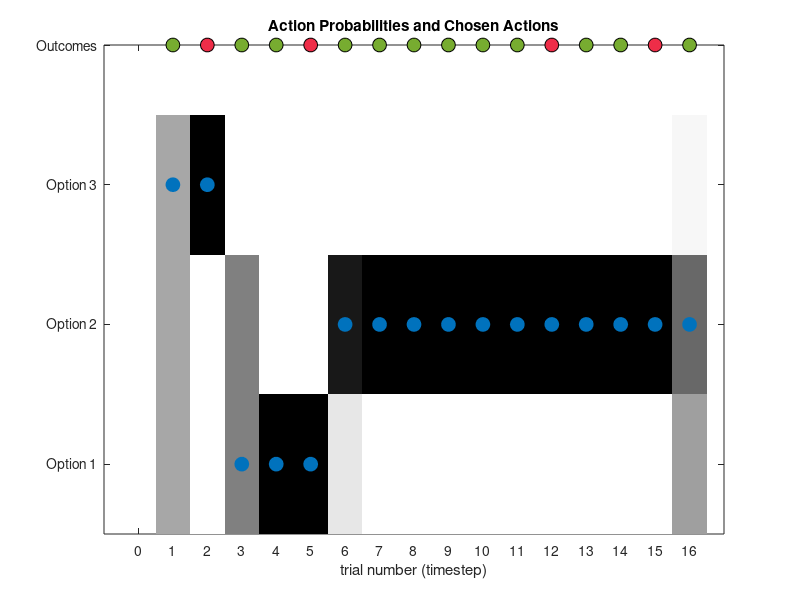

The MATLAB source for this figure:
% RL 8: Kalman filter model 
% 
% Simulation & plotting script for the three-armed bandit (TAB) task

% Reference: https://pubmed.ncbi.nlm.nih.gov/32609755/
% Adapted from https://github.com/payampiray/VKF/blob/master/vkf_bin.m
%% Set up
% Example block probabilities for a single block.
BlockProbs = [0.4937 0.8078 0.6343; % win probability
              0.5063 0.1922 0.3657];% loss probability

% KF model parameters
% 1) initial volatility (range > 0)
params.v0 = 5;
% 2) expected noise (range > 0)
params.omega = 1;
% 3) information bonus (any real value)
params.gamma = 1;
% 4) inverse temperature (range > 0)
params.beta = 6;

%% Run simulation

% For a decision task with N choices.
N_CHOICES = 3;
% Total number of trials (T) per block.
T = 16;

% Set up vectors with dimensions for both time and number of choices to keep track of
% components of choice value over time:
expected_value_w_info = zeros(N_CHOICES, T);    % overall expected value
expected_info_value = zeros(N_CHOICES, T);      % value of expected information gain
mean = zeros(N_CHOICES, T);                     % Mean of the reward probability of each option
variance = params.omega*ones(N_CHOICES, T);     % Variance of the reward probability of each option
sigmoid_mean = zeros(N_CHOICES, T);             % Sigmoid transformed mean
kalman_gain = zeros(N_CHOICES, T);              % Kalman gain
learning_rate = zeros(N_CHOICES, T);            % Learning rate
volatility = params.v0*ones(N_CHOICES, T);      % Volatility, constant for KF

% Represents the probability distribution (P) over choices on each trial.
P = zeros(N_CHOICES, T);

% Empty vectors to store stimulated choices, rewards, action probabilities, and
% prediction error.
sim_choices = zeros(1, T);
sim_rewards = zeros(1, T);
action_probabilities = zeros(1, T);
prediction_error_sequence = zeros(1,T);

% For each trial (timestep)...
for t = 1:T
    
    % Compute expected value for each option.
    expected_info_value(:, t) = sqrt(variance(:,t));
    expected_value_w_info(:, t) = mean(:,t) + params.gamma*expected_info_value(:, t);
    
    % Compute action probabilities.
    P(:, t) = exp(params.beta * expected_value_w_info(:, t)) / sum(exp(params.beta * expected_value_w_info(1:N_CHOICES, t)));
    
    % Simulate actions.
    choice_at_t = find(rand < cumsum(P(:,t)),1);
    sim_choices(1,t) = choice_at_t;
    
    % Store the probability of chosen action on current trial.
    action_probabilities(t) = P(choice_at_t, t);
    
    % Copy previous values (to keep unchosen choices at
    % the same value from the previous timestep).
    mean(:, t+1) = mean(:, t);
    variance(:,t+1) = variance(:, t);
    kalman_gain(:, t+1) = kalman_gain(:, t);
    learning_rate(:, t+1) = learning_rate(:, t);
    
    % Update kalman_gain of the chosen option.
    kalman_gain(choice_at_t, t+1) = (variance(choice_at_t, t) + volatility(choice_at_t, t))'./(variance(choice_at_t, t) + volatility(choice_at_t, t) + params.omega)';
    
    % Update learning rate of the chosen option.
    learning_rate(choice_at_t, t+1) = sqrt(variance(choice_at_t, t) + volatility(choice_at_t, t));
    
    % Simulate rewards.
    outcome = find(rand < cumsum(BlockProbs(:, choice_at_t)), 1); % 1: win, 2: loss
    sim_rewards(1, t) =  -1 * (outcome -2); % 1: win, 0: loss
    
    % Compute prediction error.
    sigmoid_mean(:, t) = 1./(1+exp(-(mean(:,t)')));
    prediction_error = sim_rewards(1, t) - sigmoid_mean(choice_at_t, t);
    
    % Update mean of the chosen option.
    mean(choice_at_t, t+1) = mean(choice_at_t, t) + learning_rate(choice_at_t, t+1)*prediction_error;

    % Update variance of the chosen option.
    variance(choice_at_t, t+1) = (1 - kalman_gain(choice_at_t, t+1))*(variance(choice_at_t, t) + volatility(choice_at_t, t));
 
    % Store the value of prediction error.  
    prediction_error_sequence(t) = prediction_error;
    
    % Trims final value (is an extra value beyond
    % trials).
    sigmoid_mean = sigmoid_mean(:, 1:T);
    mean = mean(:, 1:T);
    variance = variance(:, 1:T);
    kalman_gain = kalman_gain(:, 1:T);
    learning_rate = learning_rate(:, 1:T);
    
end

%% Plotting
% Plot the choices(blue), outcomes(green/red), and action probabilties (gray scale; darker = higher probability) 
% of all options across trials (timestep).
col = {[0, 0.4470, 0.7410], ...       % blue
       [0.4660, 0.6740, 0.1880], ...  % green
       [0.9350, 0.1780, 0.2840], ...  % red
      };                    
cols = [0:1/32:1; 0:1/32:1; 0:1/32:1]';
MarkerSize = 10;

figure(1)
for i = 1:T
    if sim_rewards(1, i) == 1
        plot(i,4,'o','MarkerSize',MarkerSize,"MarkerEdgeColor", 'black','MarkerFaceColor',col{2})
        hold on
    else
        plot(i,4,'o','MarkerSize',MarkerSize,"MarkerEdgeColor", 'black','MarkerFaceColor',col{3})
        hold on
    end
end

imagesc([1 - P]); colormap(cols) , hold on
plot([sim_choices],'o','MarkerSize',MarkerSize,"MarkerEdgeColor", col{1},'MarkerFaceColor',col{1})
xlabel("trial number (timestep)")
title('Action Probabilities and Chosen Actions')
xlim([-1,T+1])
set(gca, 'XTick', [0:T]),
set(gca, 'YTick', [1:4]), set(gca, 'YTickLabel', {'Option 1','Option 2','Option 3' 'Outcomes' })
